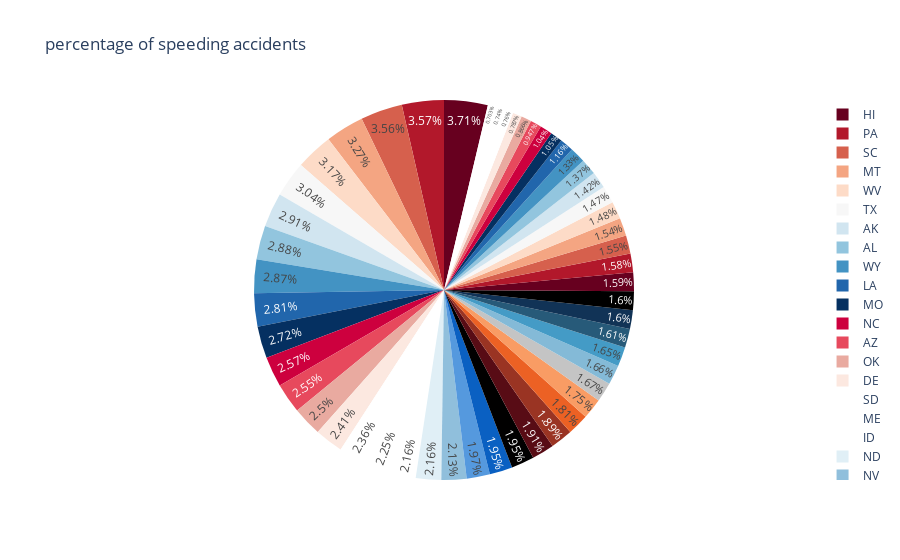

Notebook source saved alongside this figure:
### Code cell
#percentage of speeding accidents
fig= px.pie(df, values='speeding',names='abbrev',
            title= "percentage of speeding accidents",
            color_discrete_sequence=px.colors.sequential.RdBu)
fig.update_traces(textposition='inside')
fig.show()

### Figure 1 — Plotly figure (JSON) as saved in the notebook; plotly's stock layout.template omitted (floating-point values rounded to 4 significant figures)
{"data": [{"domain": {"x": [0, 1], "y": [0, 1]}, "hovertemplate": "abbrev=%{label}<br>speeding=%{value}<extra></extra>", "labels": ["AL", "AK", "AZ", "AR", "CA", "CO", "CT", "DE", "DC", "FL", "GA", "HI", "ID", "IL", "IN", "IA", "KS", "KY", "LA", "ME", "MD", "MA", "MI", "MN", "MS", "MO", "MT", "NE", "NV", "NH", "NJ", "NM", "NY", "NC", "ND", "OH", "OK", "OR", "PA", "RI", "SC", "SD", "TN", "TX", "UT", "VT", "VA", "WA", "WV", "WI", "WY"], "legendgroup": "", "name": "", "showlegend": true, "textposition": "inside", "type": "pie", "values": [7.332, 7.421, 6.51, 4.032, 4.2, 5.032, 4.968, 6.156, 2.006, 3.759, 2.964, 9.45, 5.508, 4.608, 3.625, 2.669, 4.806, 4.066, 7.175, 5.738, 4.25, 1.886, 3.384, 2.208, 2.64, 6.923, 8.346, 1.937, 5.439, 4.06, 1.792, 3.496, 3.936, 6.552, 5.497, 3.948, 6.368, 4.224, 9.1, 3.774, 9.082, 6.014, 4.095, 7.76, 4.859, 4.08, 2.413, 4.452, 8.092, 4.968, 7.308]}], "layout": {"legend": {"tracegroupgap": 0}, "piecolorway": ["rgb(103,0,31)", "rgb(178,24,43)", "rgb(214,96,77)", "rgb(244,165,130)", "rgb(253,219,199)", "rgb(247,247,247)", "rgb(209,229,240)", "rgb(146,197,222)", "rgb(67,147,195)", "rgb(33,102,172)", "rgb(5,48,97)"], "title": {"text": "percentage of speeding accidents"}}}
